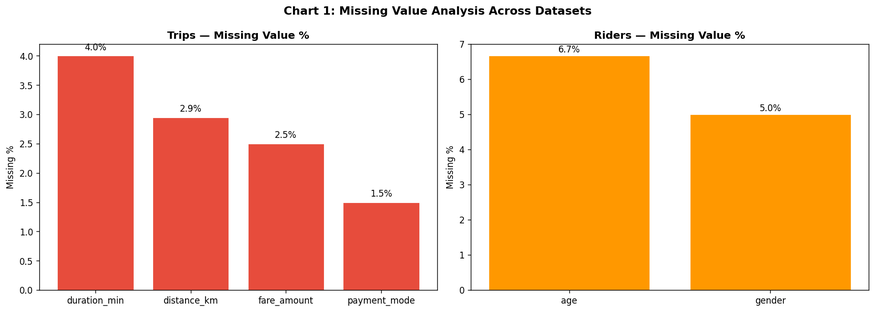
#> input picture charts/01_missing_values.png, 875 x 312 px, shrunk from 1669 x 595 before the run
$ jupyter execute --allow-errors main.ipynb
#> lines starting #> are read from the running program, lines starting #| are printed output that depends on the picture
# 🚖 Ride Demand Forecasting — Data Prep Engine
## Practical Exam | 6 Hours | Data Engineer @ Ride-Sharing Startup

**Datasets:** riders.csv (CSV) · trips.json (JSON) · city_zones.sql (SQL)
**Goal:** Preprocess, clean, transform, and engineer features for a model-ready dataset.
---

## 📦 Setup & Imports

[cell 1]
import pandas as pd
import numpy as np
import json
import sqlite3
import warnings
import matplotlib.pyplot as plt
import seaborn as sns
from scipy import stats

from sklearn.impute import SimpleImputer, KNNImputer
from sklearn.preprocessing import (LabelEncoder, OrdinalEncoder, OneHotEncoder,
    StandardScaler, MinMaxScaler, FunctionTransformer)
warnings.filterwarnings('ignore')
np.random.seed(42)
print("All libraries loaded ✅")

---
## ✅ Task 1: Data Understanding & Loading

[cell 2]
# ── Load CSV ─────────────────────────────────────────────────
print("="*55)
print("  [1/3] Loading CSV — Riders Dataset")
print("="*55)
#> (the rest of this cell did not finish here and is left out)

[cell 3]
# ── Load JSON ────────────────────────────────────────────────
print("[2/3] Loading JSON — Trips Dataset")
#> (the rest of this cell did not finish here and is left out)

[cell 4]
# ── Load SQL ─────────────────────────────────────────────────
print("[3/3] Loading SQL — City Zones")
#> (the rest of this cell did not finish here and is left out)

#> (a cell that did not finish here is left out)

#> (a cell that did not finish here is left out)

#> (a cell that did not finish here is left out)

[cell 8]
# ── Inject realistic missing values (exam simulation) ─────────
np.random.seed(42)
#> (the rest of this cell did not finish here and is left out)

#> (a cell that did not finish here is left out)

[cell 10]
# Chart 1: Missing Values
img = plt.imread('charts/01_missing_values.png')
#> img is the input picture: shape (312, 875, 4) float32; mean R, G, B, A 0.964, 0.758, 0.605, 1
plt.figure(figsize=(14,5)); plt.imshow(img); plt.axis('off')
plt.title('Chart 1: Missing Value Analysis', fontweight='bold'); plt.tight_layout(); plt.show()

---
## ✅ Task 2: Data Cleaning

#> (a cell that did not finish here is left out)

[cell 12]
img = plt.imread('charts/02_imputation_before_after.png')
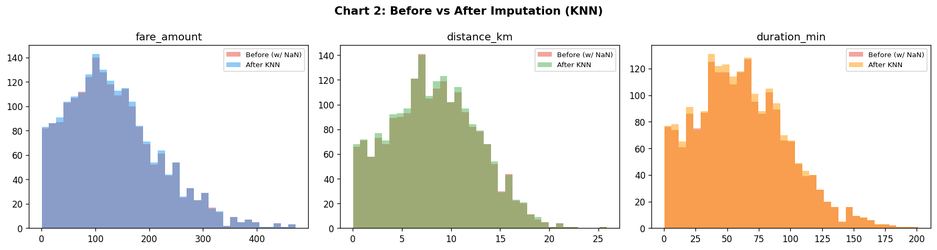
#> input picture charts/02_imputation_before_after.png, 937 x 250 px, shrunk from 1788 x 477 before the run
#> img is the input picture: shape (250, 937, 4) float32; mean R, G, B, A 0.911, 0.893, 0.865, 1
plt.figure(figsize=(15,4)); plt.imshow(img); plt.axis('off')
plt.title('Chart 2: Before vs After Imputation', fontweight='bold'); plt.tight_layout(); plt.show()

---
## ✅ Task 3: Outlier Handling

#> (a cell that did not finish here is left out)

[cell 14]
img = plt.imread('charts/03_outlier_before_after.png')
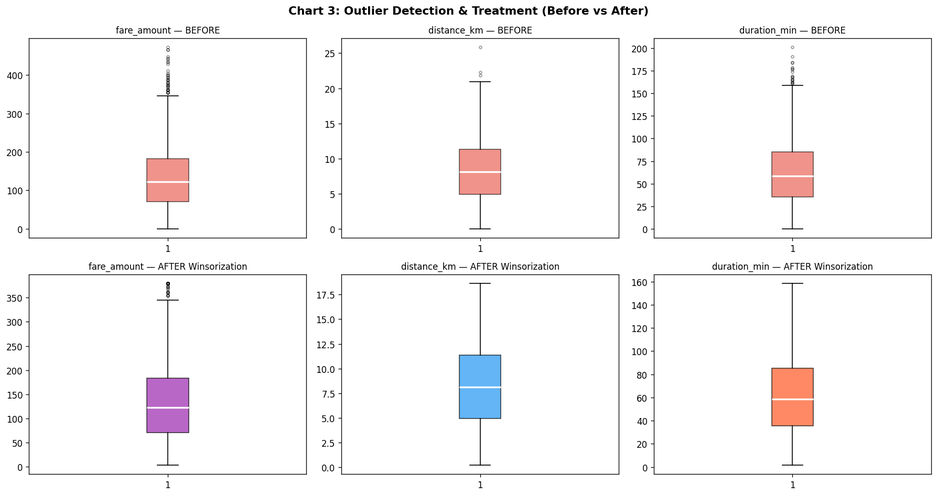
#> input picture charts/03_outlier_before_after.png, 937 x 496 px, shrunk from 1787 x 947 before the run
#> img is the input picture: shape (496, 937, 4) float32; mean R, G, B, A 0.972, 0.966, 0.968, 1
plt.figure(figsize=(15,8)); plt.imshow(img); plt.axis('off')
plt.title('Chart 3: Outlier Detection & Treatment', fontweight='bold'); plt.tight_layout(); plt.show()
